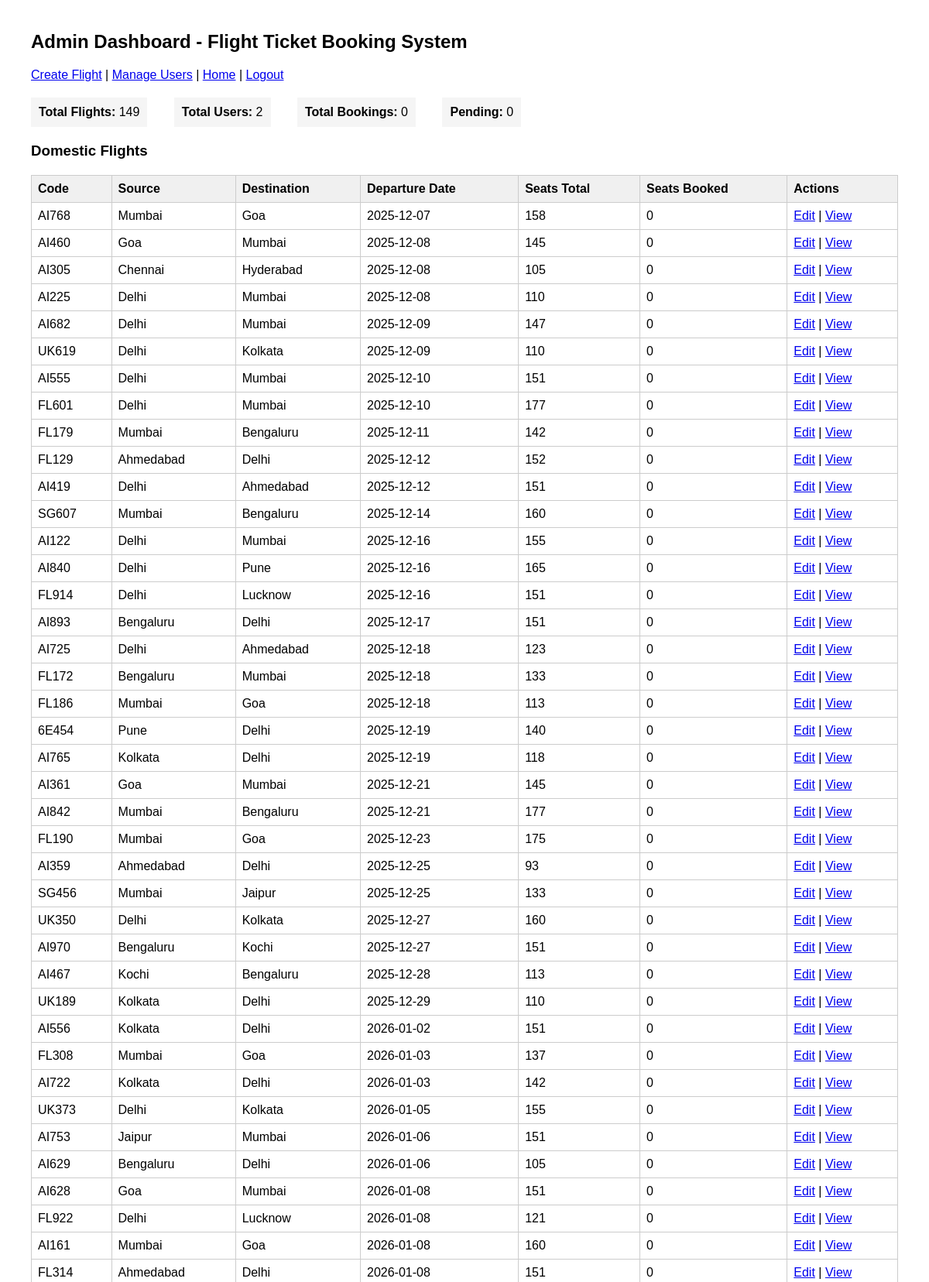
Page /admin_dashboard.php (signed in, upper part) on the committed database.
### tables this page shows
CREATE TABLE flights (
id INT AUTO_INCREMENT PRIMARY KEY,
flight_code VARCHAR(30) UNIQUE NOT NULL,
source VARCHAR(100) NOT NULL,
destination VARCHAR(100) NOT NULL,
flight_type VARCHAR(20) NOT NULL DEFAULT 'Domestic',
flight_date DATE NOT NULL,
departure_time TIME,
arrival_time TIME,
arrival_date DATE NOT NULL,
seats_total INT DEFAULT 100,
seats_booked INT DEFAULT 0,
created_at TIMESTAMP DEFAULT CURRENT_TIMESTAMP
);

### admin_dashboard.php (the view, shortened to what this page needs)
<?php
require 'config.php';
$flights_res = $mysqli->query("SELECT * FROM flights ORDER BY flight_date ASC");
$all_flights = $flights_res ? $flights_res->fetch_all(MYSQLI_ASSOC) : [];
$domestic_flights = [];
$international_flights = [];
foreach ($all_flights as $f) {
    if ($f['flight_type'] === 'International') {
        $international_flights[] = $f;
    } else {
        $domestic_flights[] = $f;
    }
}
$bookings = $mysqli->query("SELECT b.*, u.name, f.flight_code FROM bookings b JOIN users u ON b.user_id=u.id JOIN flights f ON b.flight_id=f.id ORDER BY b.created_at DESC");
$total_flights = count($all_flights);
$total_bookings = $bookings ? $bookings->num_rows : 0;
$total_users = $mysqli->query("SELECT COUNT(*) as count FROM users WHERE is_admin = 0")->fetch_assoc()['count'];
$pending_bookings = 0;
?>
<!doctype html>
<html>
<head>
</head>
<body>
    <h2>Admin Dashboard - Flight Ticket Booking System</h2>
    <p>
        <a href="create_flight.php">Create Flight</a> |
        <a href="manage_users.php">Manage Users</a> |
        <a href="index.php">Home</a> |
        <a href="logout.php">Logout</a>
    </p>
    <div class="stats">
        <span><strong>Total Flights:</strong> <?php echo (int)$total_flights; ?></span>
        <span><strong>Total Users:</strong> <?php echo (int)$total_users; ?></span>
        <span><strong>Total Bookings:</strong> <?php echo (int)$total_bookings; ?></span>
        <span><strong>Pending:</strong> <?php echo (int)$pending_bookings; ?></span>
    </div>
    <h3>Domestic Flights</h3>
    <table>
        <tr>
            <th>Code</th>
            <th>Source</th>
            <th>Destination</th>
            <th>Departure Date</th>
            <th>Seats Total</th>
            <th>Seats Booked</th>
            <th>Actions</th>
        </tr>
        <?php if (!empty($domestic_flights)): foreach($domestic_flights as $f): ?>
        <tr>
            <td><?php echo htmlspecialchars($f['flight_code']); ?></td>
            <td><?php echo htmlspecialchars($f['source']); ?></td>
            <td><?php echo htmlspecialchars($f['destination']); ?></td>
            <td><?php echo htmlspecialchars($f['flight_date']); ?></td>
            <td><?php echo (int)$f['seats_total']; ?></td>
            <td><?php echo (int)$f['seats_booked']; ?></td>
            <td>
                <a href="edit_flight.php?id=<?php echo (int)$f['id']; ?>">Edit</a> |
                <a href="view_flight.php?id=<?php echo (int)$f['id']; ?>">View</a>
            </td>
        </tr>
        <?php endforeach; else: ?>
        <tr><td colspan="7">No domestic flights found.</td></tr>
        <?php endif; ?>
    </table>
</body>
</html>

### admin_dashboard.php (style rules this page uses)
body { font-family: Arial, sans-serif; margin: 40px; }
table { border-collapse: collapse; width: 100%; margin: 20px 0; }
th, td { border: 1px solid #ccc; padding: 8px; text-align: left; }
th { background: #f0f0f0; }
.stats { margin: 20px 0; }
.stats span { display: inline-block; margin-right: 30px; padding: 10px; background: #f5f5f5; }

### rows in the picture
flights: flight_code "AI768", source "Mumbai", destination "Goa", flight_date "2025-12-07", seats_total "158", seats_booked "0"
flights: flight_code "AI460", source "Goa", destination "Mumbai", flight_date "2025-12-08", seats_total "145", seats_booked "0"
flights: flight_code "AI305", source "Chennai", destination "Hyderabad", flight_date "2025-12-08", seats_total "105", seats_booked "0"
flights: flight_code "AI225", source "Delhi", destination "Mumbai", flight_date "2025-12-08", seats_total "110", seats_booked "0"
flights: flight_code "AI682", source "Delhi", destination "Mumbai", flight_date "2025-12-09", seats_total "147", seats_booked "0"
flights: flight_code "UK619", source "Delhi", destination "Kolkata", flight_date "2025-12-09", seats_total "110", seats_booked "0"
flights: flight_code "AI555", source "Delhi", destination "Mumbai", flight_date "2025-12-10", seats_total "151", seats_booked "0"
flights: flight_code "FL601", source "Delhi", destination "Mumbai", flight_date "2025-12-10", seats_total "177", seats_booked "0"
flights: flight_code "FL179", source "Mumbai", destination "Bengaluru", flight_date "2025-12-11", seats_total "142", seats_booked "0"
flights: flight_code "FL129", source "Ahmedabad", destination "Delhi", flight_date "2025-12-12", seats_total "152", seats_booked "0"
flights: flight_code "AI419", source "Delhi", destination "Ahmedabad", flight_date "2025-12-12", seats_total "151", seats_booked "0"
flights: flight_code "SG607", source "Mumbai", destination "Bengaluru", flight_date "2025-12-14", seats_total "160", seats_booked "0"
flights: flight_code "AI122", source "Delhi", destination "Mumbai", flight_date "2025-12-16", seats_total "155", seats_booked "0"
flights: flight_code "AI840", source "Delhi", destination "Pune", flight_date "2025-12-16", seats_total "165", seats_booked "0"
flights: flight_code "FL914", source "Delhi", destination "Lucknow", flight_date "2025-12-16", seats_total "151", seats_booked "0"
flights: flight_code "AI893", source "Bengaluru", destination "Delhi", flight_date "2025-12-17", seats_total "151", seats_booked "0"
flights: flight_code "AI725", source "Delhi", destination "Ahmedabad", flight_date "2025-12-18", seats_total "123", seats_booked "0"
flights: flight_code "FL172", source "Bengaluru", destination "Mumbai", flight_date "2025-12-18", seats_total "133", seats_booked "0"
flights: flight_code "FL186", source "Mumbai", destination "Goa", flight_date "2025-12-18", seats_total "113", seats_booked "0"
flights: flight_code "6E454", source "Pune", destination "Delhi", flight_date "2025-12-19", seats_total "140", seats_booked "0"
flights: flight_code "AI765", source "Kolkata", destination "Delhi", flight_date "2025-12-19", seats_total "118", seats_booked "0"
flights: flight_code "AI361", source "Goa", destination "Mumbai", flight_date "2025-12-21", seats_total "145", seats_booked "0"
flights: flight_code "AI842", source "Mumbai", destination "Bengaluru", flight_date "2025-12-21", seats_total "177", seats_booked "0"
flights: flight_code "FL190", source "Mumbai", destination "Goa", flight_date "2025-12-23", seats_total "175", seats_booked "0"
flights: flight_code "AI359", source "Ahmedabad", destination "Delhi", flight_date "2025-12-25", seats_total "93", seats_booked "0"
flights: flight_code "SG456", source "Mumbai", destination "Jaipur", flight_date "2025-12-25", seats_total "133", seats_booked "0"
flights: flight_code "UK350", source "Delhi", destination "Kolkata", flight_date "2025-12-27", seats_total "160", seats_booked "0"
flights: flight_code "AI970", source "Bengaluru", destination "Kochi", flight_date "2025-12-27", seats_total "151", seats_booked "0"
flights: flight_code "AI467", source "Kochi", destination "Bengaluru", flight_date "2025-12-28", seats_total "113", seats_booked "0"
flights: flight_code "UK189", source "Kolkata", destination "Delhi", flight_date "2025-12-29", seats_total "110", seats_booked "0"
flights: flight_code "AI556", source "Kolkata", destination "Delhi", flight_date "2026-01-02", seats_total "151", seats_booked "0"
flights: flight_code "FL308", source "Mumbai", destination "Goa", flight_date "2026-01-03", seats_total "137", seats_booked "0"
flights: flight_code "AI722", source "Kolkata", destination "Delhi", flight_date "2026-01-03", seats_total "142", seats_booked "0"
flights: flight_code "UK373", source "Delhi", destination "Kolkata", flight_date "2026-01-05", seats_total "155", seats_booked "0"
flights: flight_code "AI753", source "Jaipur", destination "Mumbai", flight_date "2026-01-06", seats_total "151", seats_booked "0"
flights: flight_code "AI629", source "Bengaluru", destination "Delhi", flight_date "2026-01-06", seats_total "105", seats_booked "0"
flights: flight_code "AI628", source "Goa", destination "Mumbai", flight_date "2026-01-08", seats_total "151", seats_booked "0"
flights: flight_code "FL922", source "Delhi", destination "Lucknow", flight_date "2026-01-08", seats_total "121", seats_booked "0"
flights: flight_code "AI161", source "Mumbai", destination "Goa", flight_date "2026-01-08", seats_total "160", seats_booked "0"
flights: flight_code "FL314", source "Ahmedabad", destination "Delhi", flight_date "2026-01-08", seats_total "151", seats_booked "0"

### other values in the picture
$total_flights "149"
$total_users "2"
$total_bookings "0"
$pending_bookings "0"
